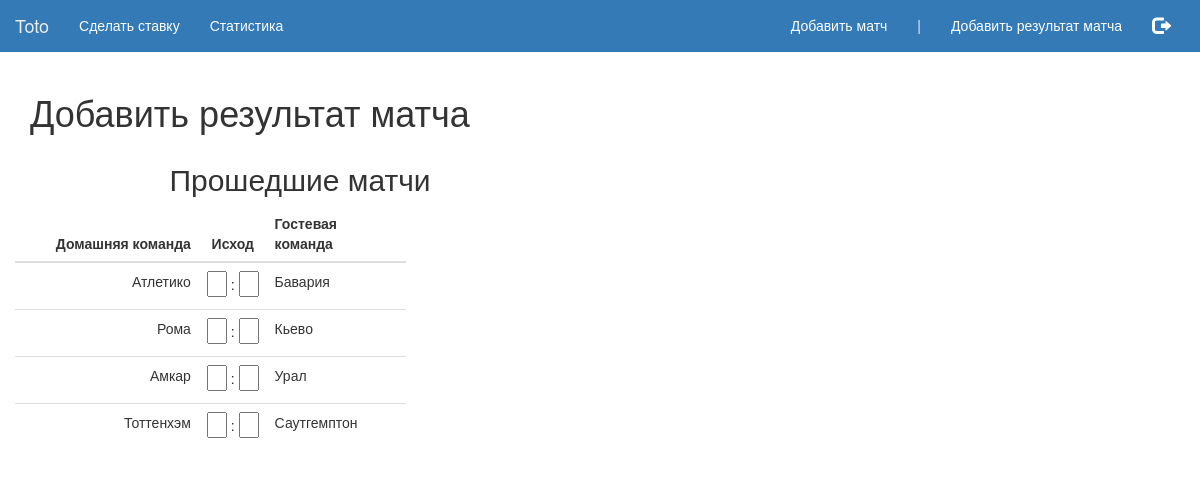
Page /addresult (signed in) on the earlier database version.
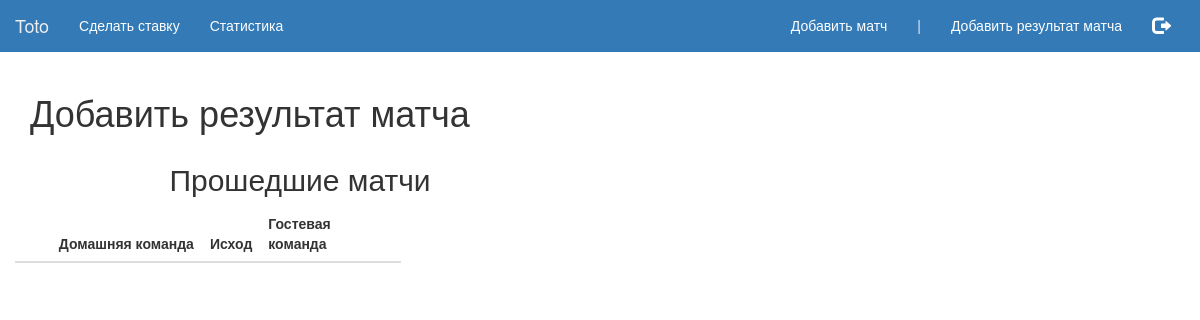
Same page on the later database version.
### server/models.py (models this page shows, shortened)
class Match(db.Model):
    id = db.Column(db.Integer, primary_key=True)
    tournament = db.Column(db.String(64), db.ForeignKey('tournament.id'), index=True)
    home_team = db.Column(db.String(64), index=True)
    away_team = db.Column(db.String(64), index=True)
    time_start = db.Column(db.DateTime, index=True)
    result = db.Column(db.Integer, index=True)
    home_team_score = db.Column(db.Integer, index=True)
    away_team_score = db.Column(db.Integer, index=True)

### server/views.py (the view)
@app.route('/addresult', methods=['GET', 'POST'])
def add_result_match():
    matches = get_nearest_matches_and_bets_by_user(current_user.id)
    past_matches = get_past_matches_and_bets_by_user(current_user.id)
    return render_template('addresult.html', user=current_user, matches=matches, past_matches=past_matches)

### server/dao/match_dao.py (called while the page is built)
def get_nearest_matches_and_bets_by_user(user_id):
    now = datetime.datetime.utcnow()
    return db.session.query(Match, Bet) \
        .outerjoin(Bet, and_(Bet.match_id == Match.id, Bet.user_id == user_id)) \
        .filter(Match.time_start > now) \
        .all()

def get_past_matches_and_bets_by_user(user_id):
    now = datetime.datetime.utcnow()
    return db.session.query(Match, Bet) \
        .outerjoin(Bet, and_(Bet.match_id == Match.id, Bet.user_id == user_id)) \
        .filter(Match.time_start < now) \
        .all()

### server/dao/user_dao.py (called while the page is built)
def get_user_by_nickname(nickname):
    return User.query.filter(User.nickname == nickname).first()

### server/views.py (called while the page is built)
@login_manager.user_loader
def load_user(nickname):
    return get_user_by_nickname(nickname)

### templates/addresult.html (shortened to what this page needs)
<!DOCTYPE html>
<html lang="en">
<head>
    <link rel="stylesheet" type="text/css" href="/static/libs/bootstrap/css/bootstrap.css">
    <link rel="stylesheet" href="/static/css/header.css">
    <link rel="stylesheet" href="/static/css/addresult.css">
</head>
<body>
    {% include 'header.html' %}
    <div class="container">
        <h1>Добавить результат матча</h1>
    </div>
    <div class="col-lg-6 col-md-12 text-center">
        <div class="row"><h2>Прошедшие матчи</h2></div>
            <table class="table table-hover">
                <colgroup>
                    <col class="col-md-4">
                    <col class="col-md-1">
                    <col class="col-md-3">
                    <col class="col-md-4">
                </colgroup>
                <thead>
                    <tr>
                        <th class="text-right">Домашняя команда</th>
                        <th class="text-center">Исход</th>
                        <th>Гостевая команда</th>
                    </tr>
                </thead>
                <tbody>
                        {% for match in past_matches if match.Match.home_team_score is none %}
                        <tr>
                            <td><div class="text-right"><p>{{match.Match.home_team}}</p></div></td>
                            <td>
                                <div class="text-left match-score-column">
                                <input class="team-score-input"
                                               data-match-id="{{match.Match.id}}"
                                               id="match_{{match.Match.id}}_home"/>
                                <span>:</span>
                                <input class="team-score-input"
                                       data-match-id="{{match.Match.id}}"
                                       id="match_{{match.Match.id}}_away"/>
                                </div>
                            </td>
                            <td><div class="text-left"><p>{{match.Match.away_team}}</p></div></td>
                        </tr>
                        {% endfor %}
                </tbody>
            </table>
    </div>
</body>
</html>

Differences in the rows shown:
removed Match: Match.home_team "Атлетико", Match.away_team "Бавария"
removed Match: Match.home_team "Рома", Match.away_team "Кьево"
removed Match: Match.home_team "Амкар", Match.away_team "Урал"
removed Match: Match.home_team "Тоттенхэм", Match.away_team "Саутгемптон"
